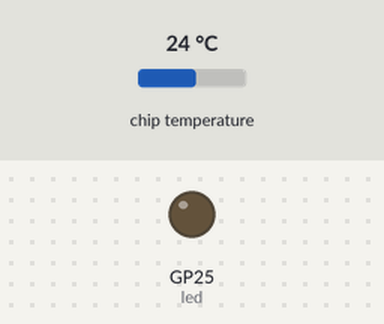
The program below on a simulated Raspberry Pi Pico running MicroPython. On the bench: output pins drawn as LEDs (lit = HIGH). The inputs (shaded band) are chosen by the test bench; at power-on: chip temperature 24 °C. What the program prints to the serial console is not drawn.

Above: at 1.2 s.
1.3 s: chip temperature set to 28 °C
At 4.8 s:
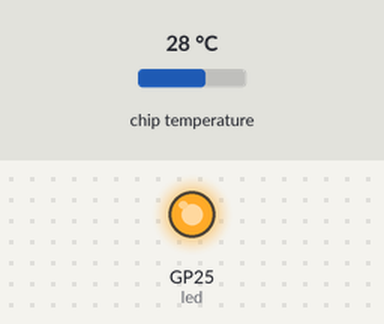
9.5 s: chip temperature set to 34 °C
Timing chart, 0 to 20.5 s (numbered marks = the images above; inputs shaded):
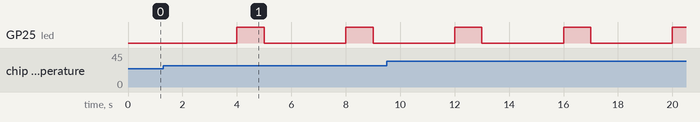

Measured:
- the behaviour switches between 26 and 27 °C on chip temperature (found by bisection; images 0 and 1)
- after the input at 1.3 s, GP25 (led): alternates HIGH for 1.0 s and LOW for 3.0 s, starting after 2.7 s

The program:

main.py
```python
from machine import Pin
import time
import utime

led = Pin(25, Pin.OUT)
sensor_temp = machine.ADC(4)
conversion_factor = 3.3 / (65535)

while True:
    reading = sensor_temp.read_u16() * conversion_factor
    temperature = 27 - (reading - 0.706)/0.001721
    print ("{0:.1f}".format(temperature))
    utime.sleep(2)
    if temperature >= 27:
        print(u"\U0001F525","Temp. above the normal range")
        led.value(1)
        time.sleep(1)
        led.value(0)
        time.sleep(1)
    else:
         led.value(0)
         time.sleep(0)
```
